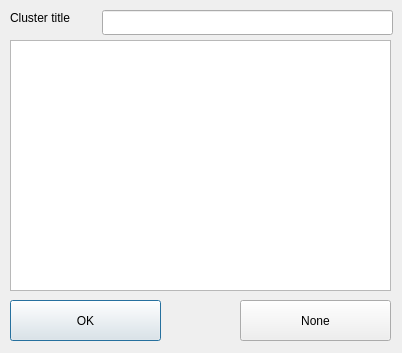
<?xml version="1.0" encoding="UTF-8"?>
<ui version="4.0">
 <class>Dialog</class>
 <widget class="QDialog" name="Dialog">
  <property name="geometry">
   <rect>
    <x>0</x>
    <y>0</y>
    <width>402</width>
    <height>353</height>
   </rect>
  </property>
  <property name="windowTitle">
   <string>Cluster title</string>
  </property>
  <widget class="QLineEdit" name="lineEdit">
   <property name="geometry">
    <rect>
     <x>102</x>
     <y>10</y>
     <width>291</width>
     <height>25</height>
    </rect>
   </property>
  </widget>
  <widget class="QLabel" name="label">
   <property name="geometry">
    <rect>
     <x>10</x>
     <y>10</y>
     <width>81</width>
     <height>16</height>
    </rect>
   </property>
   <property name="text">
    <string>Cluster title</string>
   </property>
  </widget>
  <widget class="QTreeView" name="treeView">
   <property name="geometry">
    <rect>
     <x>10</x>
     <y>40</y>
     <width>381</width>
     <height>251</height>
    </rect>
   </property>
  </widget>
  <widget class="QPushButton" name="btn_ok">
   <property name="geometry">
    <rect>
     <x>10</x>
     <y>300</y>
     <width>151</width>
     <height>41</height>
    </rect>
   </property>
   <property name="text">
    <string>OK</string>
   </property>
  </widget>
  <widget class="QPushButton" name="btn_none">
   <property name="geometry">
    <rect>
     <x>240</x>
     <y>300</y>
     <width>151</width>
     <height>41</height>
    </rect>
   </property>
   <property name="text">
    <string>None</string>
   </property>
  </widget>
 </widget>
 <resources/>
 <connections/>
</ui>
